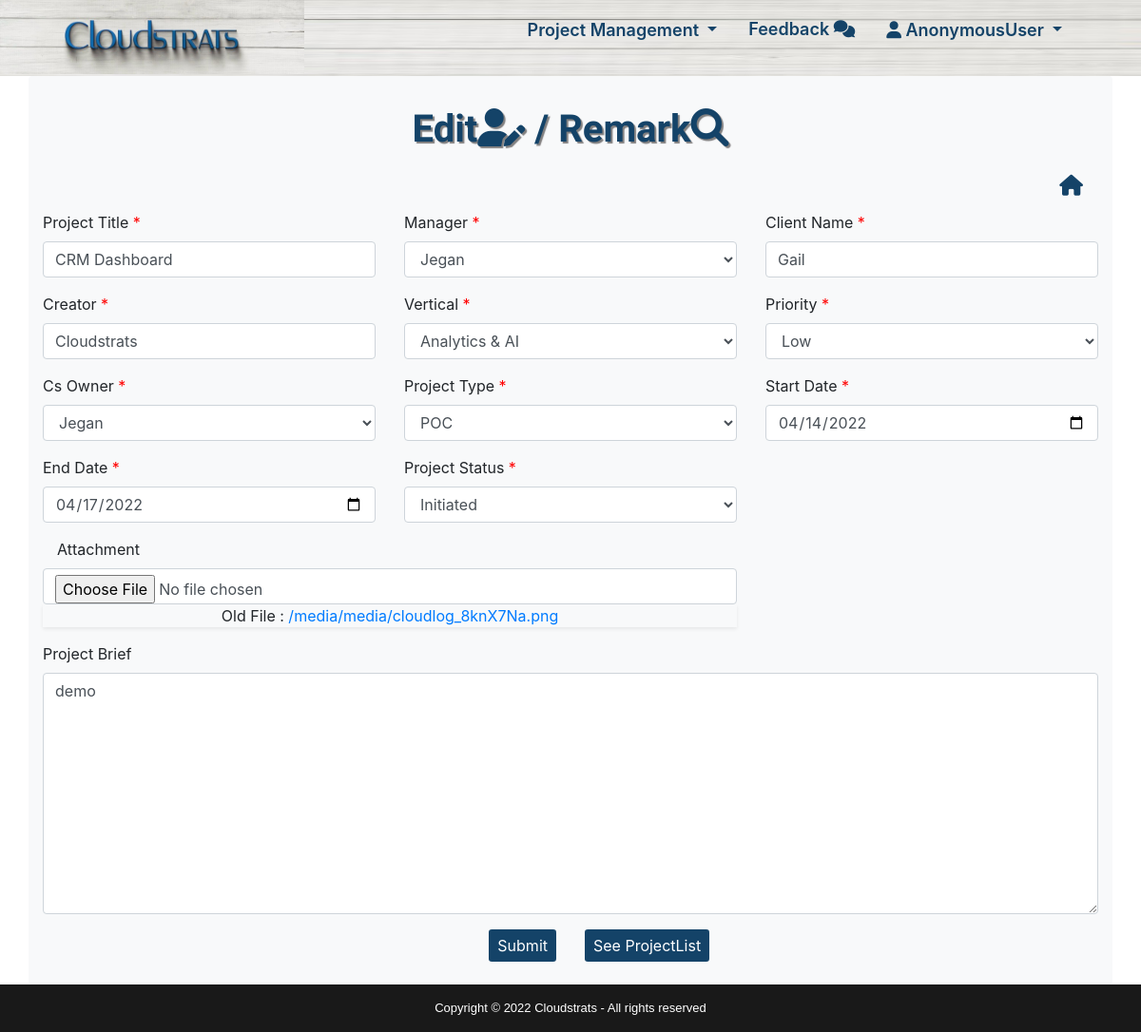
/Project_Management/updateproject/2/, run on the app's committed database.
### Project_Management/models.py (models this page shows, shortened)
class Project(models.Model):
    project_title=models.CharField(max_length = 100)
    client_Name= models.CharField(max_length = 100, null=True, blank=True)
    creator= models.CharField(max_length = 100)
    vertical=models.ForeignKey(Vertical,on_delete=models.CASCADE,blank=True)
    CsOwner=models.ForeignKey(User, on_delete=models.CASCADE)
    manager=models.ForeignKey(User, on_delete=models.CASCADE, related_name="project_owner")
    priority=models.IntegerField(choices=PRIORITY_TYPE,default=1,null=True,blank=True)
    project_type=models.IntegerField(choices=PROJECT_TYPE,default=1,null=True,blank=True)
    start_date = models.DateField(null=True,blank=True)
    end_date = models.DateField(null=True,blank=True)
    remark = models.TextField(null=True, blank=True)
    description=models.TextField(null=True,blank=True)
    approval_status=models.IntegerField(choices=APPROVAL_STATUS,default=1,null=True,blank=True)
    project_status=models.IntegerField(choices=PROJECT_STATUS,default=1,null=True,blank=True)
    attachment = models.FileField(upload_to='media')

### Project_Management/views.py (the view)
# urls.py: path('Project_Management/updateproject/<id>/',views.updateproject),#url For updating  project
def updateproject(request,id): #function for updating project details
    product=Project.objects.get(id=id)
    form=Projectform(instance=product)
    if request.method == 'POST':
        form=Projectform(request.POST,request.FILES,instance=product)
        if form.is_valid():
            form.save(commit=True)
            return redirect('/Project_Management/projectlist/')
    file_url = product.attachment.url
    return render(request,'Projectmanagement/updateproject.html',{'form':form, 'file_url':file_url})

### accounts/models.py (called while the page is built)
    def __str__(self):
        return self.name

### templates/Projectmanagement/updateproject.html (shortened to what this page needs)
{% extends 'base.html' %}
{% load static %}
{% block nav %}
<div class="collapse navbar-collapse" id="navbarSupportedContent">
    <ul class="navbar-nav ml-auto" style="margin-top: -7px !important;">
        <li class="nav-link nav-item dropdown px-3">
            <span class="btn p-0 dropdown-toggle" type="button" id="dropdownMenuButton" data-toggle="dropdown"
                aria-haspopup="true" aria-expanded="false"
                style="outline: none;font-weight: 600; color: #144368; font-size: 18px;">
                Project Management
            </span>
        </li>
        {% if request.user.is_superuser %}
        <li class="nav-link nav-item px-3">
            <a href="/Project_Management/Reviewdetail"
                style="text-decoration: none; font-weight: 600; color: #144368; font-size: 18px;">
                See Feedback&nbsp;<i class="fa-solid fa-comments"></i>
            </a>
        </li>
        {% else %}
        <li class="nav-link nav-item px-3">
            <a href="/Project_Management/Reviewfun"
                style="text-decoration: none; font-weight: 600; color: #144368; font-size: 18px;">
                Feedback&nbsp;<i class="fa-solid fa-comments"></i>
            </a>
        </li>
        {% endif %}
        <li class="nav-link nav-item dropdown px-3">
            <span class="btn p-0 dropdown-toggle" type="button" id="dropdownMenuButton" data-toggle="dropdown"
                aria-haspopup="true" aria-expanded="false"
                style="outline: none;font-weight: 600; color: #144368; font-size: 18px;">
                <i class="fa-solid fa-user"></i> {{ request.user }}
            </span>
        </li>
    </ul>
    </nav>
{% endblock %}
{% block body %}
<form  method="POST" enctype="multipart/form-data">
    <div class="container bg-light rounded py-4" style="margin-top: -9rem !important;">
        <h1 style="color: #144368; font-family: Chivo; text-shadow: 2px 2px 1px #817f7f; font-weight: 700 !important;"
            class="mt-2 text-center">Edit<i class="fa-solid fa-user-pen"></i> / Remark<i class="fa-solid fa-magnifying-glass"></i></h1>
        <div class="row">
            <div class="col-md-10">
            </div>
            <div class="col-md-2 text-right">
                <a href="/homepage" style="color: #144368; font-size: 22px; "><i
                        class="fa fa-home m-3"></i></a>
            </div>
            <div class="col-md-4 form-group" style="font-size: 1rem;">
                <label for=" ">Project Title <span style="color: red;">*</span></label>{{form.project_title}}
            </div>
            <div class="col-md-4 form-group" style="font-size: 1rem;">
                <label for=" ">Manager <span style="color: red;">*</span></label>{{form.manager}}
            </div>
            <div class="col-md-4 form-group">
                <label for=" ">Client Name <span style="color: red;">*</span></label>{{form.client_Name}}
            </div>
            <div class="col-md-4 form-group">
                <label for=" ">Creator <span style="color: red;">*</span></label>{{form.creator}}
            </div>
            <div class="col-md-4 form-group">
                <label for=" ">Vertical <span style="color: red;">*</span></label>{{form.vertical}}
            </div>
            <div class="col-md-4 form-group" style="font-size: 1rem;">
                <label for=" ">Priority <span style="color: red;">*</span></label>{{form.priority}}
            </div>
            <div class="col-md-4 form-group">
                <label for=" ">Cs Owner <span style="color: red;">*</span></label>{{form.CsOwner}}
            </div>
            <div class="col-md-4 form-group">
                <label for=" ">Project Type <span style="color: red;">*</span></label>{{form.project_type}}
            </div>
            <div class="col-md-4 form-group">
                <label for=" ">Start Date <span style="color: red;">*</span></label>{{form.start_date}}
            </div>
            <div class="col-md-4 form-group" style="font-size: 1rem;">
                <label for=" ">End Date <span style="color: red;">*</span></label>{{form.end_date}}
            </div>
            <div class="col-md-4 form-group">
                <label for=" ">Project Status <span style="color: red;">*</span></label>{{form.project_status}}
            </div>
            <div class="col-md-8">
                <div class="form-group">
                    <label for="Attachment" class="col-sm-3 control-label"> Attachment</label>
                    {{form.attachment}}
                    <p class="btn-block btn-light shadow-sm text-center">Old File : <a href="{{file_url}}" target="_blank">{{file_url}}</a></p>
                </div>
            </div>
            <div class="col-md-12 form-group" style="font-size: 1rem;">
                <label for=" ">Project Brief</label>{{form.description}}
            </div>
            {% if request.user.userdetail.userrole == 6 %}
                <div class="col-md-4"></div>
                <div class="col-md-4 text-center">
                    <button type="button" class="btn text-light btn-sm" data-toggle="modal"style="background-color: #144368;" data-target="#exampleModal">
                        Submit
                      </button>
                </div>
                {% else %}
                <div class="col-md-4"></div>
                <div class="col-md-2 text-right">
                    <input type="submit" value="Submit" class="btn btn-sm text-white"
                        style="background-color: #144368; font-size: 1rem;">
                </div>
                <div class="col-md-2">
                    <button class="btn btn-sm text-white" style="background-color: #144368; font-size: 01rem;"
                        type="button">See ProjectList</button>
                </div>
                {% endif %}
            <div class="col-md-2"></div>
        </div>
    </div>
</form>
{% endblock %}

### static/css/style.css (style rules this page uses)
:root { --color1: #144368; }
body { background-color: #fff; }

### templates/base.html (style rules this page uses)
body::after { content: ''; display: block; height: 50px; }

### data on the page
Project: project_title "CRM Dashboard", manager "Jegan", client_Name "Gail", creator "Cloudstrats", vertical "Analytics & AI", priority "Low", CsOwner "Jegan", project_type "POC", start_date "04/14/2022", end_date "04/17/2022", project_status "Initiated", description "demo"

### other printed values
{{ request.user }} "AnonymousUser"
{{ file_url }} "/media/media/cloudlog_8knX7Na.png"
